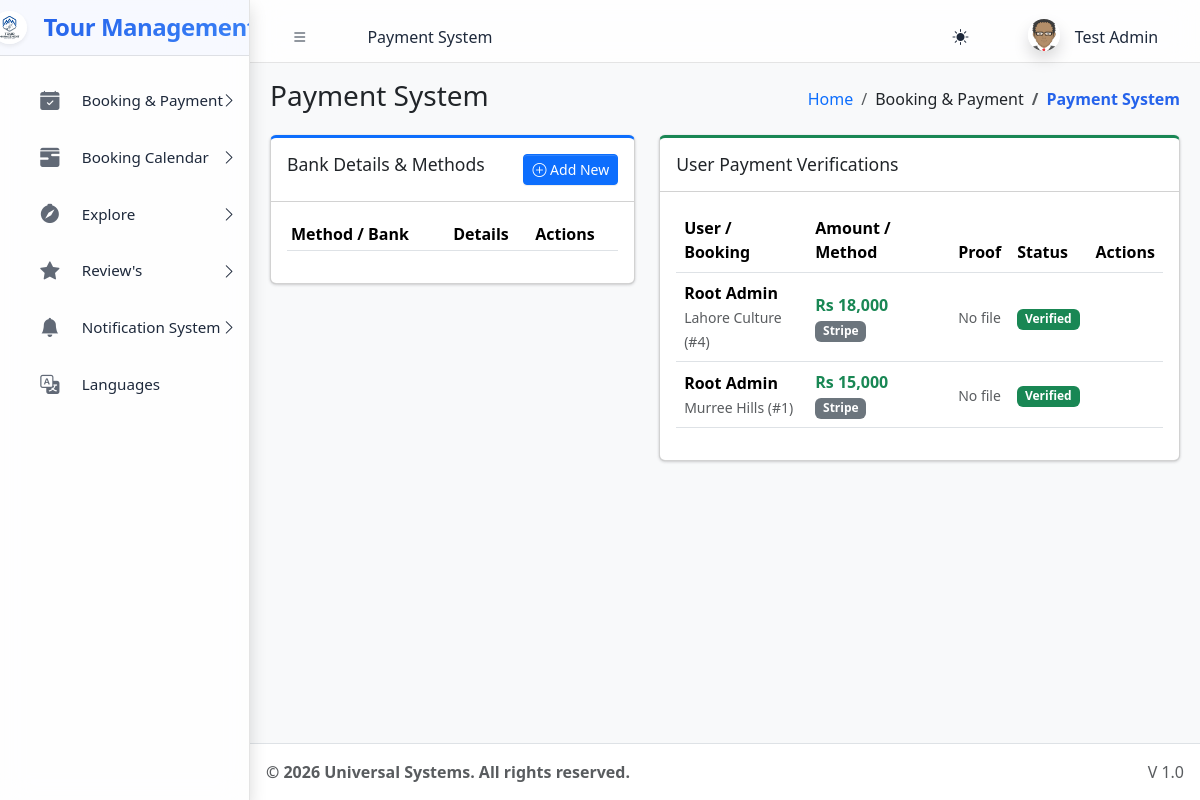
The app's page /dashboards/super_admin/manage_payments.php (signed in) with its own data.
### tables this page shows
CREATE TABLE `sys_pages` (
  `id` int(11) NOT NULL,
  `parent_id` int(11) DEFAULT 0,
  `page_name` varchar(100) NOT NULL,
  `page_url` varchar(255) DEFAULT '#',
  `icon_class` varchar(50) DEFAULT 'bi bi-circle',
  `sort_order` int(11) DEFAULT 0
);

CREATE TABLE `payments` (
  `id` int(11) NOT NULL,
  `booking_id` int(11) NOT NULL,
  `user_id` int(11) NOT NULL,
  `amount` varchar(50) NOT NULL,
  `payment_method_id` int(11) DEFAULT NULL,
  `payment_method_type` enum('Bank Transfer','Stripe','PayPal','Other') NOT NULL,
  `transaction_id` varchar(100) DEFAULT NULL,
  `proof_file` varchar(255) DEFAULT NULL,
  `status` enum('Pending','Verified','Rejected') DEFAULT 'Pending',
  `notes` text DEFAULT NULL,
  `created_at` timestamp NOT NULL DEFAULT current_timestamp()
);

CREATE TABLE `users` (
  `id` int(11) NOT NULL,
  `name` varchar(100) NOT NULL,
  `email` varchar(100) NOT NULL,
  `password` varchar(255) NOT NULL,
  `role` varchar(50) NOT NULL,
  `identity_no` varchar(50) DEFAULT NULL,
  `registration_no` varchar(50) DEFAULT NULL,
  `is_active` tinyint(1) DEFAULT 1
);

CREATE TABLE `destinations` (
  `id` int(11) NOT NULL,
  `name` varchar(255) NOT NULL,
  `type` varchar(100) DEFAULT NULL,
  `hero_image` varchar(255) DEFAULT NULL,
  `duration` varchar(50) DEFAULT NULL,
  `price` varchar(50) DEFAULT NULL,
  `intensity` enum('Low','Medium','High') DEFAULT NULL,
  `description` text DEFAULT NULL,
  `environment` text DEFAULT NULL,
  `accommodation` text DEFAULT NULL,
  `activities` longtext DEFAULT NULL CHECK (json_valid(`activities`)),
  `is_deleted` tinyint(1) DEFAULT 0,
  `category` enum('Adventure','Relaxation','Educational') DEFAULT 'Adventure',
  `gravity_level` varchar(50) DEFAULT '1.0g',
  `itinerary` longtext DEFAULT NULL CHECK (json_valid(`itinerary`)),
  `route_data` longtext DEFAULT NULL CHECK (json_valid(`route_data`)),
  `created_at` timestamp NOT NULL DEFAULT current_timestamp()
);

### dashboards/super_admin/manage_payments.php (the view, shortened to what this page needs)
<?php
require_once '../../includes/header.php';
$userPayments = $pdo->query("
    SELECT p.*, u.name as user_name, b.destination_id, d.name as dest_name
    FROM payments p
    JOIN users u ON p.user_id = u.id
    JOIN bookings b ON p.booking_id = b.id
    JOIN destinations d ON b.destination_id = d.id
    ORDER BY p.created_at DESC
")->fetchAll();
?>
<div class="row">
    <div class="col-md-5">
        <div class="card card-primary card-outline">
            <div class="card-header">
                <h3 class="card-title">Bank Details & Methods</h3>
                <button class="btn btn-primary btn-sm float-end" data-bs-toggle="modal" data-bs-target="#methodModal" onclick="prepareAdd()">
                    <i class="bi bi-plus-circle"></i> Add New
                </button>
            </div>
            <div class="card-body">
                <div class="table-responsive">
                    <table class="table table-sm">
                        <thead>
                            <tr>
                                <th>Method / Bank</th>
                                <th>Details</th>
                                <th>Actions</th>
                            </tr>
                        </thead>
                    </table>
                </div>
            </div>
        </div>
    </div>
    <div class="col-md-7">
        <div class="card card-success card-outline">
            <div class="card-header"><h3 class="card-title">User Payment Verifications</h3></div>
            <div class="card-body">
                <div class="table-responsive">
                    <table class="table table-hover align-middle">
                        <thead>
                            <tr>
                                <th>User / Booking</th>
                                <th>Amount / Method</th>
                                <th>Proof</th>
                                <th>Status</th>
                                <th>Actions</th>
                            </tr>
                        </thead>
                        <tbody>
                            <?php foreach($userPayments as $up): ?>
                            <tr>
                                <td>
                                    <strong><?= htmlspecialchars($up['user_name']) ?></strong><br>
                                    <small class="text-muted"><?= htmlspecialchars($up['dest_name']) ?> (#<?= $up['booking_id'] ?>)</small>
                                </td>
                                <td>
                                    <span class="fw-bold text-success"><?= $up['amount'] ?></span><br>
                                    <small class="badge bg-secondary"><?= $up['payment_method_type'] ?></small>
                                </td>
                                <td>
                                    <?php if($up['proof_file']): ?>
                                        <a href="<?= BASE_URL . $up['proof_file'] ?>" target="_blank" class="btn btn-xs btn-outline-info">View Proof</a>
                                    <?php else: ?>
                                        <small class="text-muted">No file</small>
                                    <?php endif; ?>
                                </td>
                                <td>
                                    <?php
                                        $sCls = 'bg-warning';
                                        if($up['status'] == 'Verified') $sCls = 'bg-success';
                                    ?>
                                    <span class="badge <?= $sCls ?>"><?= $up['status'] ?></span>
                                </td>
                                <td>
                                </td>
                            </tr>
                            <?php endforeach; ?>
                        </tbody>
                    </table>
                </div>
            </div>
        </div>
    </div>
</div>
<?php require_once '../../includes/footer.php'; ?>

### includes/header.php (shortened to what this page needs)
<?php
require_once __DIR__ . '/../core/session.php';
$base_path = parse_url(BASE_URL, PHP_URL_PATH);
$current_url = substr($_SERVER['SCRIPT_NAME'], strlen($base_path));
$pageStmt = $pdo->prepare("SELECT * FROM sys_pages WHERE page_url LIKE ? LIMIT 1");
$pageStmt->execute(["%$current_url%"]);
$currentPageData = $pageStmt->fetch();
$pageTitle = $currentPageData['page_name'] ?? 'Dashboard';
$pageId = $currentPageData['id'] ?? 0;
$breadcrumbs = [];
if ($currentPageData) {
    $crumbId = $currentPageData['id'];
    while($crumbId != 0) {
        $crumbStmt = $pdo->prepare("SELECT id, parent_id, page_name, page_url FROM sys_pages WHERE id = ?");
        $crumbStmt->execute([$crumbId]);
        $crumb = $crumbStmt->fetch();
        array_unshift($breadcrumbs, $crumb);
        $crumbId = $crumb['parent_id'];
    }
}
?>
<!DOCTYPE html>
<html lang="en"> <head>
    <link rel="stylesheet" href="<?= BASE_URL ?>assets/css/bootstrap.min.css" />
    <link rel="stylesheet" href="<?= BASE_URL ?>assets/css/bootstrap-icons.css" />
    <link rel="stylesheet" href="<?= BASE_URL ?>assets/css/adminlte.min.css" />
</head>
<body class="layout-fixed sidebar-expand-lg bg-body-tertiary">
<div class="app-wrapper">
    <nav class="app-header navbar navbar-expand bg-body">
        <div class="container-fluid">
            <ul class="navbar-nav">
                <li class="nav-item"> <a class="nav-link" data-lte-toggle="sidebar" href="#" role="button"><i class="bi bi-list"></i></a> </li>
                <li class="nav-item d-none d-md-block"> <a href="#" class="nav-link"><?= $pageTitle ?></a> </li>
            </ul>
            <ul class="navbar-nav ms-auto">
                 <li class="nav-item">
                    <button class="btn btn-link nav-link" id="theme-toggle" type="button">
                        <i class="bi bi-sun-fill" id="theme-icon"></i>
                    </button>
                </li>
                <li class="nav-item dropdown user-menu">
                    <a href="#" class="nav-link dropdown-toggle" data-bs-toggle="dropdown">
                        <img src="<?= !empty($_SESSION['avatar']) ? $_SESSION['avatar'] : BASE_URL.'assets/img/avatar.png' ?>" class="user-image rounded-circle shadow" alt="User Image">
                        <span class="d-none d-md-inline ms-1"><?= htmlspecialchars($_SESSION['name']) ?></span>
                    </a>
                </li>
            </ul>
        </div>
    </nav>
    <?php include 'sidebar.php'; ?>
    <main class="app-main">
        <div class="app-content-header">
            <div class="container-fluid">
                <div class="row">
                    <div class="col-sm-6"><h3 class="mb-0"><?= $pageTitle ?></h3></div>
                    <div class="col-sm-6">
                        <ol class="breadcrumb float-sm-end">
                            <li class="breadcrumb-item"><a href="<?= BASE_URL ?>">Home</a></li>
                            <?php foreach($breadcrumbs as $b): ?>
                                <li class="breadcrumb-item <?= ($b['id'] == $pageId) ? 'active' : '' ?>">
                                    <?= htmlspecialchars($b['page_name']) ?>
                                </li>
                            <?php endforeach; ?>
                        </ol>
                    </div>
                </div>
            </div>
        </div>
        <div class="app-content">
            <div class="container-fluid">

### includes/sidebar.php (shortened to what this page needs)
<aside class="app-sidebar shadow">
    <div class="sidebar-brand">
        <a href="<?= BASE_URL ?>index.php" class="brand-link d-flex align-items-center">
            <img src="<?= BASE_URL ?>assets/img/logo.png" alt="Logo" class="brand-image shadow-sm rounded-circle me-2" style="width: 35px; height: 35px; object-fit: cover;">
            <span class="brand-text h4 mb-0 fw-bold">Tour Management</span>
        </a>
    </div>
    <div class="sidebar-wrapper">
        <nav class="mt-2">
            <ul class="nav sidebar-menu flex-column" data-lte-toggle="treeview" role="menu" data-accordion="false">
                <?php
                function buildMenu($pdo, $parentId = 0, $userRole, $currentUrl)
                {
                    $sql = "
                        SELECT p.* FROM sys_pages p
                        JOIN role_access ra ON p.id = ra.page_id
                        WHERE p.parent_id = ? AND ra.role_key = ?
                        ORDER BY p.sort_order ASC
                    ";
                    $stmt = $pdo->prepare($sql);
                    $stmt->execute([$parentId, $userRole]);
                    $items = $stmt->fetchAll();
                    foreach ($items as $item) {
                        $childStmt = $pdo->prepare("SELECT COUNT(*) FROM sys_pages WHERE parent_id = ?");
                        $childStmt->execute([$item['id']]);
                        $hasChildren = $childStmt->fetchColumn() > 0;
                        $isActive = (strpos($currentUrl, $item['page_url']) !== false && $item['page_url'] !== '#');
                        $menuOpen = $isActive ? 'menu-open' : '';
                        $activeClass = $isActive ? 'active' : '';
                        echo '<li class="nav-item ' . $menuOpen . '">';
                        echo '<a href="' . ($hasChildren ? '#' : BASE_URL . $item['page_url']) . '" class="nav-link ' . $activeClass . '">';
                        echo '<i class="nav-icon ' . $item['icon_class'] . '"></i>';
                        echo '<p>' . htmlspecialchars($item['page_name']);
                        echo '</p></a>';
                        if ($hasChildren) {
                            buildMenu($pdo, $item['id'], $userRole, $currentUrl);
                        }
                        echo '</li>';
                    }
                }
                $base_path = parse_url(BASE_URL, PHP_URL_PATH);
                $cur = substr($_SERVER['SCRIPT_NAME'], strlen($base_path));
                buildMenu($pdo, 0, $_SESSION['role'], $cur);
                ?>
            </ul>
        </nav>
    </div>
</aside>

### includes/header.php (style rules this page uses)
:root { --app-primary-blue: #2563eb; --app-primary-blue-rgb: 37, 99, 235; --app-accent-blue: #3b82f6; --app-sidebar-width: 280px; --app-glass-blur: blur(15px) saturate(180%); }
[data-bs-theme="light"] { --app-sidebar-bg: rgba(255, 255, 255, 0.8); --app-sidebar-text: #1e293b; --app-sidebar-text-rgb: 30, 41, 59; --app-sidebar-border: rgba(0, 0, 0, 0.1); --app-nav-active-bg: rgba(37, 99, 235, 0.1); --app-nav-hover-bg: rgba(0, 0, 0, 0.05); --app-header-bg: rgba(255, 255, 255, 0.8); }
.user-image { width: 30px; height: 30px; object-fit: cover; }
.app-header { background: var(--app-header-bg) !important; backdrop-filter: var(--app-glass-blur); -webkit-backdrop-filter: var(--app-glass-blur); border-bottom: 1px solid var(--app-sidebar-border) !important; }
.breadcrumb-item.active { color: var(--app-primary-blue); font-weight: 600; }
body { transition: background-color 0.3s ease, color 0.3s ease; }
body { top: 0px !important; }

### includes/sidebar.php (style rules this page uses)
.app-sidebar { background: var(--app-sidebar-bg) !important; backdrop-filter: var(--app-glass-blur); -webkit-backdrop-filter: var(--app-glass-blur); border-right: 1px solid var(--app-sidebar-border) !important; transition: all 0.4s cubic-bezier(0.4, 0, 0.2, 1); color: var(--app-sidebar-text) !important; }
.sidebar-brand { background: rgba(var(--app-primary-blue-rgb), 0.03) !important; border-bottom: 1px solid var(--app-sidebar-border) !important; padding: 1.5rem 1rem !important; }
.brand-text { font-weight: 700 !important; letter-spacing: -0.5px; background: linear-gradient(135deg, var(--app-primary-blue) 0%, var(--app-accent-blue) 100%); -webkit-background-clip: text; -webkit-text-fill-color: transparent; }
.nav-link { border-radius: 12px !important; margin: 0.2rem 0.8rem !important; padding: 0.8rem 1rem !important; transition: all 0.3s ease !important; border: 1px solid transparent !important; color: var(--app-sidebar-text) !important; }
.nav-icon { font-size: 1.2rem !important; margin-right: 12px !important; transition: transform 0.3s ease; color: var(--app-sidebar-text); opacity: 0.7; }
.sidebar-menu p { font-weight: 500; font-size: 0.95rem; }

### records on screen
sys_pages: page_name "Payment System"
sys_pages: page_name "Booking & Payment"
sys_pages: page_name "Booking Calendar"
sys_pages: page_name "Explore"
sys_pages: page_name "Review's"
sys_pages: page_name "Notification System"
sys_pages: page_name "Languages"
payments: user.name "Root Admin", destinations.name "Lahore Culture", booking "4", amount "Rs 18,000", payment_method_type "Stripe", proof_file "No file", status "Verified"
payments: user.name "Root Admin", destinations.name "Murree Hills", booking "1", amount "Rs 15,000", payment_method_type "Stripe", proof_file "No file", status "Verified"

### other values on screen
$_SESSION['name'] "Test Admin"
$settings['footer_text'] "© 2026 Universal Systems. All rights reserved."
